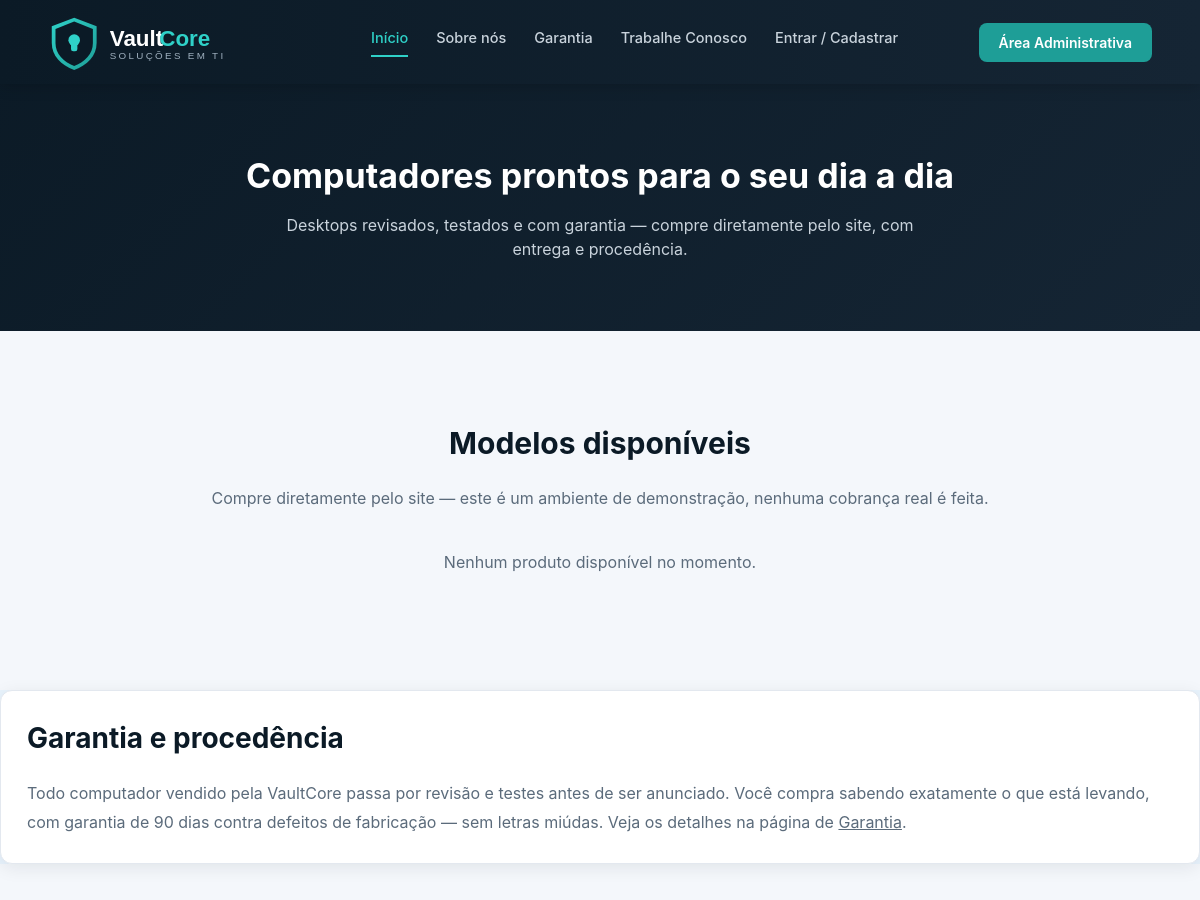
The app's page / (upper part), older data.
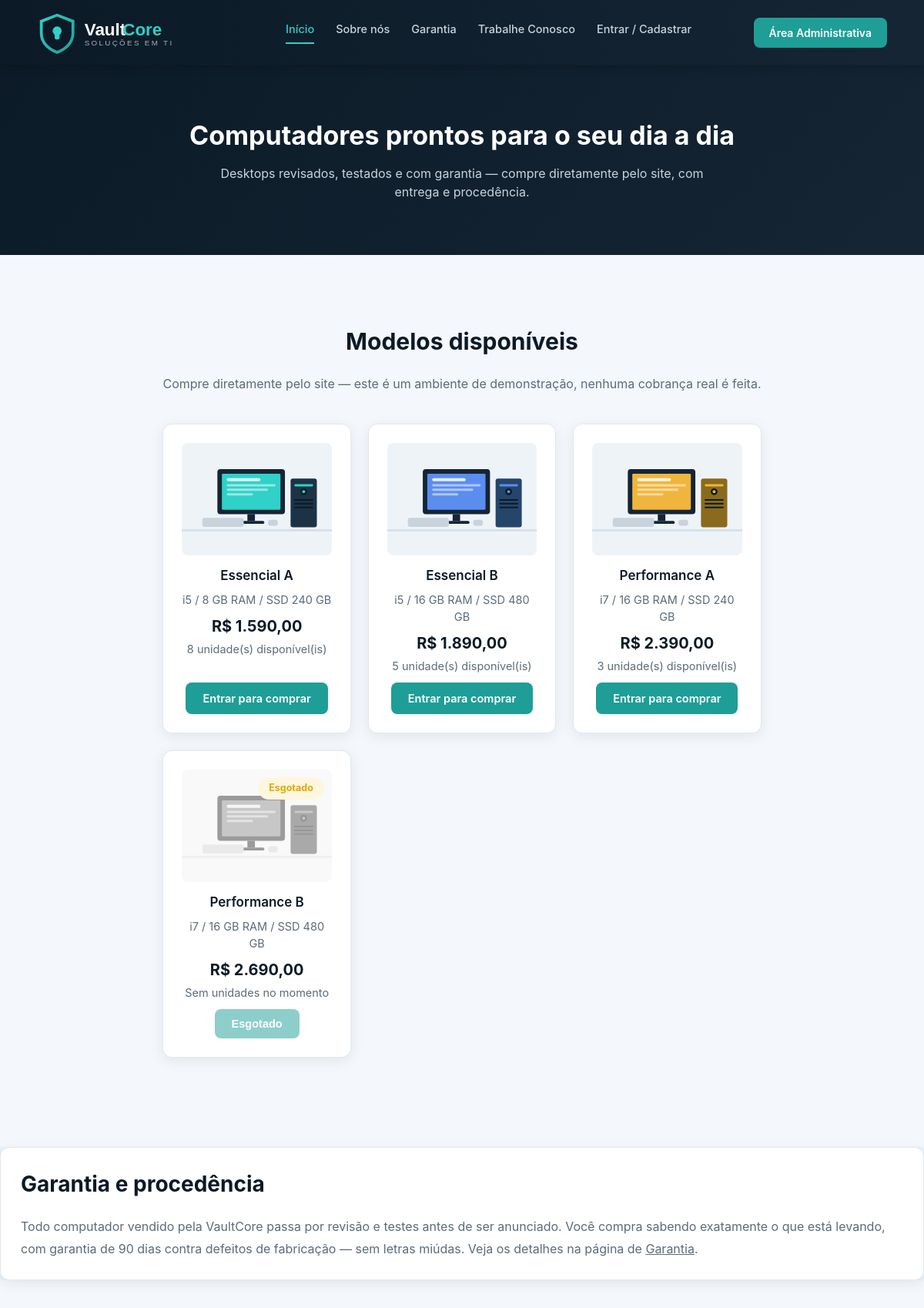
The same page, newer data.
### tables this page shows
CREATE TABLE IF NOT EXISTS produtos (
    id              INT AUTO_INCREMENT PRIMARY KEY,
    nome            VARCHAR(150) NOT NULL UNIQUE,
    descricao       TEXT,
    especificacoes  VARCHAR(255),       
    preco           DECIMAL(10,2) NOT NULL DEFAULT 0,
    estoque         INT NOT NULL DEFAULT 0,
    imagem          VARCHAR(255),
    categoria       VARCHAR(50) DEFAULT 'desktop',
    ativo           TINYINT(1) NOT NULL DEFAULT 1,
    criado_em       TIMESTAMP DEFAULT CURRENT_TIMESTAMP
);

### index.php (the view, shortened to what this page needs)
<?php
require __DIR__ . '/includes/config.php';
$paginaAtiva = 'inicio';
$produtos = $pdo->query("SELECT * FROM produtos WHERE ativo = 1 ORDER BY preco ASC")->fetchAll();
?>
<!DOCTYPE html>
<html lang="pt-br">
<head>
<link rel="stylesheet" href="assets/css/style.css">
</head>
<body>
<header>
    <div class="logo">
        <img src="assets/img/logo.svg" alt="VaultCore">
    </div>
    <nav>
        <a href="index.php" class="<?= $paginaAtiva == 'inicio' ? 'ativo' : '' ?>">Início</a>
        <a href="sobre.php">Sobre nós</a>
        <a href="garantia.php">Garantia</a>
        <a href="trabalhe-conosco.php">Trabalhe Conosco</a>
        <?php if (isset($_SESSION['loja_usuario_id'])): ?>
            <a href="carrinho.php">Carrinho<?php if (!empty($_SESSION['carrinho'])): ?> (<?= array_sum($_SESSION['carrinho']) ?>)<?php endif; ?></a>
            <a href="meus-pedidos.php">Meus Pedidos</a>
        <?php else: ?>
            <a href="loja-login.php">Entrar / Cadastrar</a>
        <?php endif; ?>
    </nav>
    <a href="login.php" class="admin-btn">Área Administrativa</a>
</header>
<section class="hero">
    <h2>Computadores prontos para o seu dia a dia</h2>
    <p>Desktops revisados, testados e com garantia — compre diretamente pelo site, com entrega e procedência.</p>
</section>
<section class="modelos">
    <h2>Modelos disponíveis</h2>
    <p class="sub" style="text-align:center; margin-top:-30px; margin-bottom:40px;">
        Compre diretamente pelo site — este é um ambiente de demonstração, nenhuma cobrança real é feita.
    </p>
    <div class="grid-modelos">
        <?php foreach ($produtos as $prod): ?>
            <?php
                $semEstoque = $prod['estoque'] <= 0;
                $poucasUnidades = !$semEstoque && $prod['estoque'] <= 2;
            ?>
            <div class="modelo">
                <div style="position:relative;">
                    <img src="<?= htmlspecialchars($prod['imagem']) ?>" style="<?= $semEstoque ? 'opacity:.45; filter:grayscale(1);' : '' ?>">
                    <?php if ($semEstoque): ?>
                        <span class="status locado" style="position:absolute; top:10px; right:10px;">Esgotado</span>
                    <?php elseif ($poucasUnidades): ?>
                        <span class="status manutencao" style="position:absolute; top:10px; right:10px;">Últimas unidades</span>
                    <?php endif; ?>
                </div>
                <h3><?= htmlspecialchars($prod['nome']) ?></h3>
                <p><?= htmlspecialchars($prod['especificacoes']) ?></p>
                <p style="font-size:20px; font-weight:700; color:var(--azul-900); margin-top:8px;">
                    R$ <?= number_format($prod['preco'], 2, ',', '.') ?>
                </p>
                <p class="info-secundaria" style="margin-bottom:10px;">
                    <?= $semEstoque ? 'Sem unidades no momento' : $prod['estoque'] . ' unidade(s) disponível(is)' ?>
                </p>
                <?php if ($semEstoque): ?>
                    <button class="btn" disabled style="opacity:.5; cursor:not-allowed;">Esgotado</button>
                <?php else: ?>
                    <a href="loja-login.php?voltar=index.php" class="btn">Entrar para comprar</a>
                <?php endif; ?>
            </div>
        <?php endforeach; ?>
        <?php if (!$produtos): ?>
            <p style="text-align:center; color:var(--texto-suave);">Nenhum produto disponível no momento.</p>
        <?php endif; ?>
    </div>
</section>
<section class="manutencao">
    <div class="box">
        <h2>Garantia e procedência</h2>
        <p>
            Todo computador vendido pela VaultCore passa por revisão e testes antes de ser anunciado.
            Você compra sabendo exatamente o que está levando, com garantia de 90 dias contra defeitos
            de fabricação — sem letras miúdas. Veja os detalhes na página de <a href="garantia.php">Garantia</a>.
        </p>
    </div>
</section>
</body>
</html>

Row changes from the older to the newer data that the page shows:
added produtos: imagem (picture), nome "Essencial A", especificacoes "i5 / 8 GB RAM / SSD 240 GB", preco "1.590,00", estoque "8", shows "Entrar para comprar"
added produtos: imagem (picture), nome "Essencial B", especificacoes "i5 / 16 GB RAM / SSD 480 GB", preco "1.890,00", estoque "5", shows "Entrar para comprar"
added produtos: imagem (picture), nome "Performance A", especificacoes "i7 / 16 GB RAM / SSD 240 GB", preco "2.390,00", estoque "3", shows "Entrar para comprar"
added produtos: imagem (picture), estoque "Esgotado", nome "Performance B", especificacoes "i7 / 16 GB RAM / SSD 480 GB", preco "2.690,00"
Text that changed along with them:
text no longer shown: "Nenhum produto disponível no momento."
